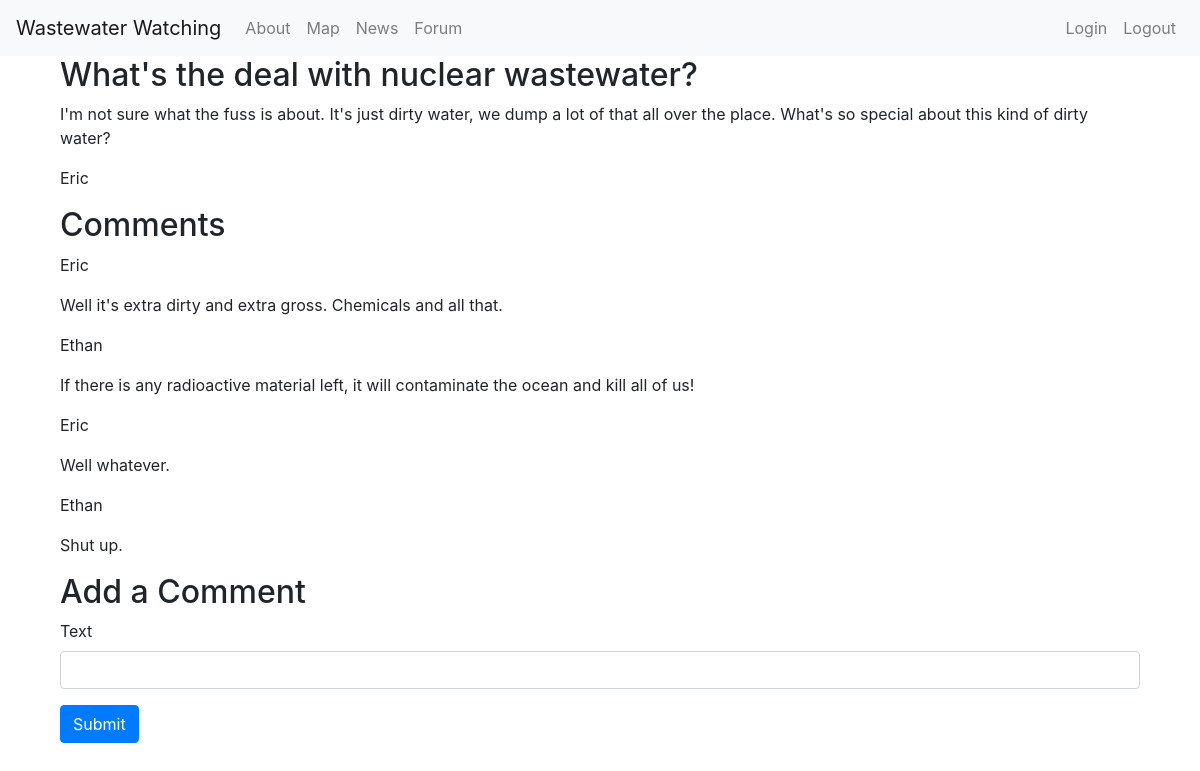
Before: /forum/topic/1 with the older database file.
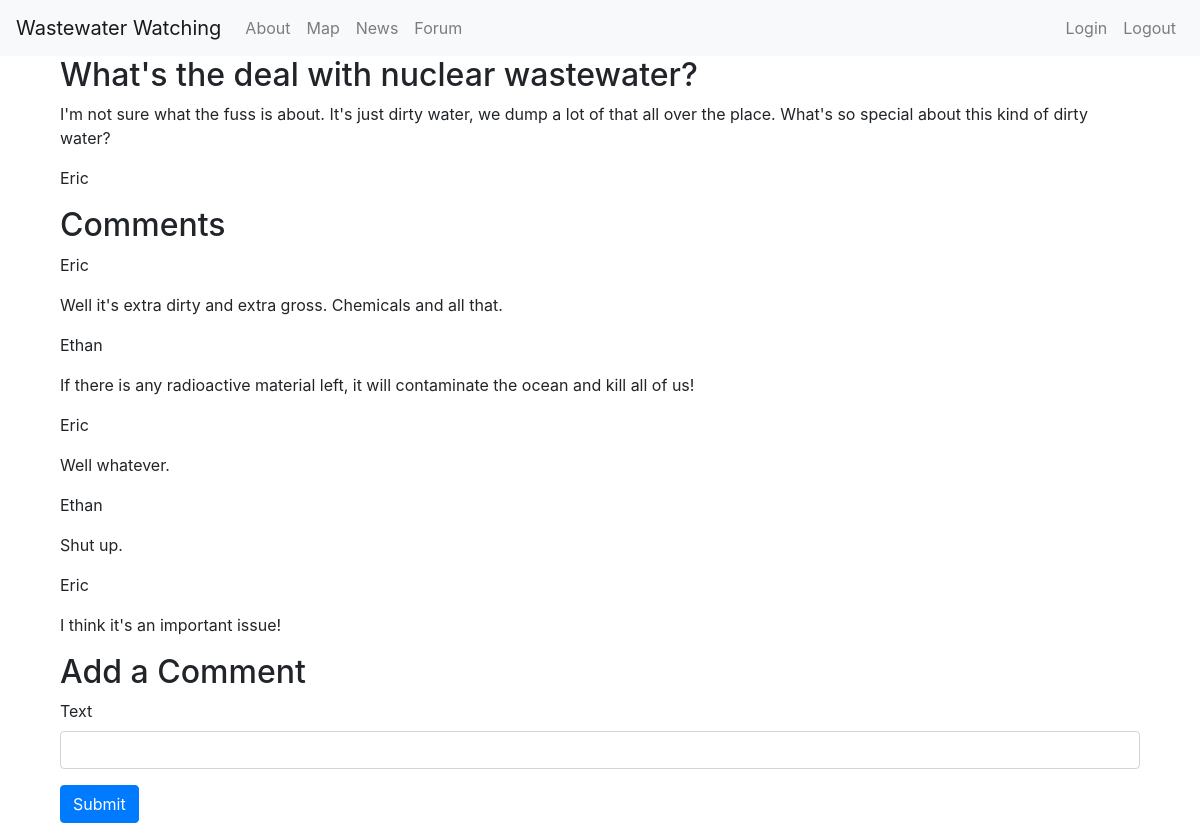
After: the same page with the newer database file.
### app.py (models this page shows)
class Comment(db.Model):
    id: Mapped[int] = mapped_column(primary_key=True)
    user: Mapped[str]
    text: Mapped[str]
    topicId: Mapped[str]

### app.py (the view)
@app.route('/forum/topic/<int:id>', methods=["GET", "POST"])
def topic(id):
    curr_name = 'Guest'
    if current_user.is_authenticated:
        curr_name = current_user.name
    topic = db.get_or_404(Topic, id)
    comments = Comment.query.filter_by(topicId=id).all()
    return render_template('forum/topic.html', topic=topic, comments=comments, name=curr_name)

### templates/forum/topic.html
{% extends 'base.html' %}
{% block content %}
    <div class="container">
        <h2>{{topic['title']}}</h2>
        <p>{{topic['description']}}</p>
        <p>{{topic['user']}}</p>
        <h2>Comments</h2>
        {% for comment in comments %}
        <p>{{comment['user']}}</p>
        <p>{{comment['text']}}</p>
        {% endfor %}
        <h2>Add a Comment</h2>
        <form action="/forum/topic/{{topic.id}}" method="post">
            <div class="mb-3">
                <label for="text" class="form-label">Text</label>
                <input type="text" name="text" class="form-control" id="text" aria-describedby="textContent">
            </div>
            <button type="submit" class="btn btn-primary">Submit</button>
        </form>
    </div>
{% endblock %}

Changed rows visible on the page:
added Comment: user "Eric", text "I think it's an important issue!"
